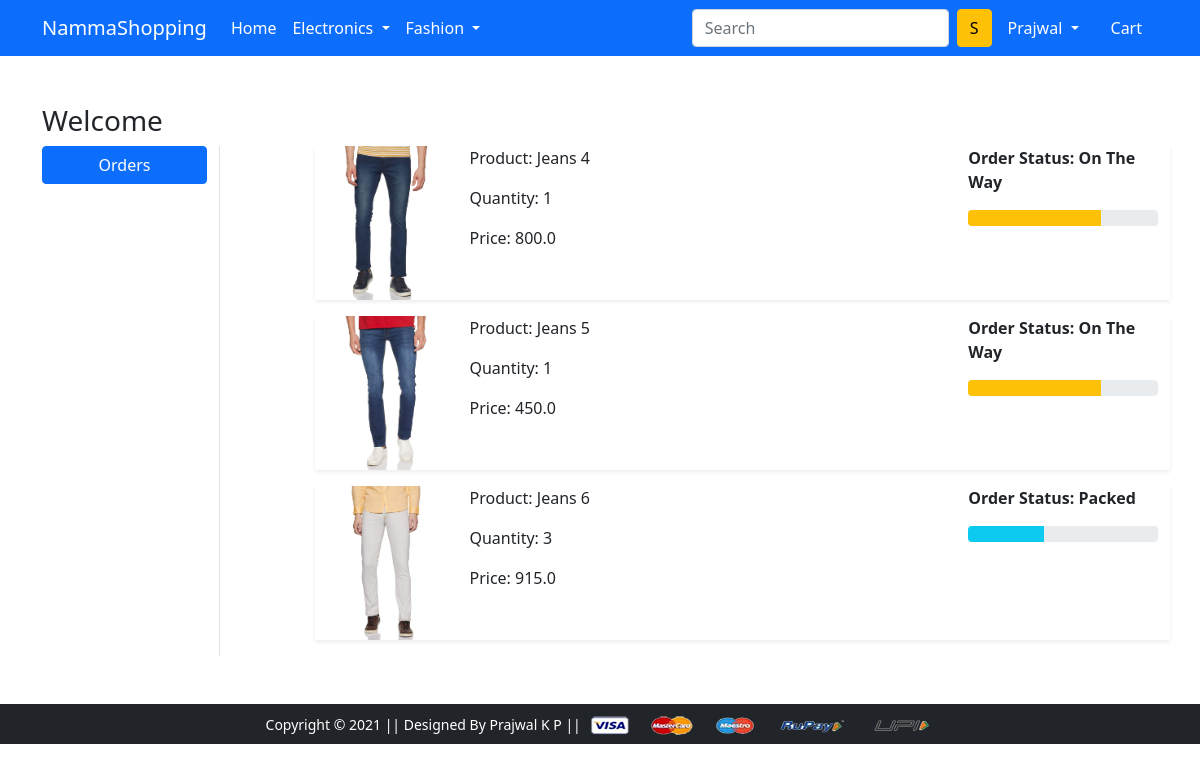
/orders/ (signed in), run on the app's committed database.
### app/models.py (models this page shows, shortened)
class OrderPlaced(models.Model):
 user = models.ForeignKey(User, on_delete=models.CASCADE)
 customer = models.ForeignKey(Customer, on_delete=models.CASCADE)
 product = models.ForeignKey(Product, on_delete=models.CASCADE)
 quantity = models.PositiveIntegerField(default=1)
 ordered_date = models.DateTimeField(auto_now_add=True)
 status = models.CharField(max_length=50,choices=STATUS_CHOICES,default='Pending')
 @property
 def total_cost(self):
   return self.quantity * self.product.discounted_price

class Product(models.Model):
 title = models.CharField(max_length=100)
 selling_price = models.FloatField()
 discounted_price = models.FloatField()
 description = models.TextField()
 brand = models.CharField(max_length=100)
 category = models.CharField( choices=CATEGORY_CHOICES, max_length=2)
 product_image = models.ImageField(upload_to='productimg')

### app/views.py (the view)
# urls.py: path('orders/', views.orders, name='orders'),
@login_required
def orders(request):
	op = OrderPlaced.objects.filter(user=request.user)
	return render(request, 'app/orders.html', {'order_placed':op})

### app/templates/app/orders.html (shortened to what this page needs)
{% extends 'app/base.html' %}
{% load static %}
{% block main-content %}
<div class="container my-5">
 <div class="row">
 <h3>Welcome</h3>
  <div class="col-sm-2 border-end">
   <ul class="list-unstyled">
    <li class="d-grid"><a href="{% url 'orders' %}" class="btn btn-primary">Orders</a></li>
   </ul>
  </div>
  <div class="col-sm-9 offset-sm-1">
  {% for op in order_placed %}
   <div class="row shadow-sm mb-3">
    <div class="col-sm-2">
     <img src="{{op.product.product_image.url}}" alt="" srcset="" class="img-fluid" height="150" width="150">
    </div>
    <div class="col-sm-7">
     <p>Product: {{op.product.title}}</p>
     <p>Quantity: {{op.quantity}}</p>
     <p>Price: {{op.total_cost}}</p>
    </div>
    <div class="col-sm-3 fw-bold">
     <p>Order Status: {{op.status}}</p>
      {% if op.status == 'Packed' %}
      <div class="progress">
       <div class="progress-bar bg-info" role="progressbar" style="width: 40%" aria-valuenow="40" aria-valuemin="0" aria-valuemax="100"></div>
      </div>
      {% endif %}
      {% if op.status == 'On The Way' %}
      <div class="progress">
       <div class="progress-bar bg-warning" role="progressbar" style="width: 70%" aria-valuenow="70" aria-valuemin="0" aria-valuemax="100"></div>
      </div>
      {% endif %}
    </div>
   </div>
   {% endfor %}
  </div>
 </div>
</div>
{% endblock main-content %}

### app/templates/app/base.html (shortened to what this page needs)
<!doctype html>
{% load static %}
<html lang="en">
  <head>
    <link href="https://cdn.jsdelivr.net/npm/bootstrap@5.0.0-beta1/dist/css/bootstrap.min.css" rel="stylesheet">
    <link rel="stylesheet" href="{% static 'app/css/owl.carousel.min.css' %}">
    <link rel="stylesheet" href="{% static 'app/css/all.min.css' %}">
    <link rel="stylesheet" href="{% static 'app/css/style.css' %}">
  </head>
  <body>
    <nav class="navbar navbar-expand-lg navbar-dark bg-primary">
     <div class="container">
       <a class="navbar-brand" href="/">NammaShopping</a>
       <div class="collapse navbar-collapse" id="navbarSupportedContent">
         <ul class="navbar-nav me-auto mb-2 mb-lg-0">
           <li class="nav-item">
             <a class="nav-link active" aria-current="page" href="/">Home</a>
           </li>
           <li class="nav-item dropdown">
             <a class="nav-link dropdown-toggle text-white" href="#" id="electronicsDropdown" role="button" data-bs-toggle="dropdown" aria-expanded="false">
               Electronics
             </a>
           </li>
           <li class="nav-item dropdown">
             <a class="nav-link dropdown-toggle text-white" href="#" id="fashionDropdown" role="button" data-bs-toggle="dropdown" aria-expanded="false">
               Fashion
             </a>
           </li>
         </ul>
         <form class="d-flex">
           <input class="form-control me-2" type="search" placeholder="Search" aria-label="Search">
           <button class="btn btn-warning" type="submit">S</button>
         </form>
         <div>
          <ul class="navbar-nav me-auto mb-2 mb-lg-0">
          {% if request.user.is_authenticated %}
           <li class="nav-item dropdown mx-2">
              <a class="nav-link dropdown-toggle text-white" href="#" id="profileDropdown" role="button" data-bs-toggle="dropdown" aria-expanded="false">
                {{request.user.username|capfirst}}
              </a>
            </li>
            <li class="nav-item mx-2">
              <a href="{% url 'showcart' %}" class="nav-link text-white"> Cart </a>
            </li>
            {% endif %}
          </ul>
         </div>
       </div>
     </div>
    </nav>
    {% block main-content %} {% endblock main-content %}
    <footer class="container-fluid bg-dark text-center p-2 mt-5">
        <small class="text-white">Copyright &copy; 2021 || Designed By Prajwal K P || </small>
        <img src="{% static 'app/images/payment.png' %}" alt="" srcset="" class="img-fluid" height="2px">
    </footer>
  </body>
</html>

### data on the page
OrderPlaced: product.product_image (picture), product "Jeans 4", quantity "1", total_cost "800.0", status "On The Way"
OrderPlaced: product.product_image (picture), product "Jeans 5", quantity "1", total_cost "450.0", status "On The Way"
OrderPlaced: product.product_image (picture), product "Jeans 6", quantity "3", total_cost "915.0", status "Packed"

### other printed values
{{ request.user.username|capfirst }} "Prajwal"
